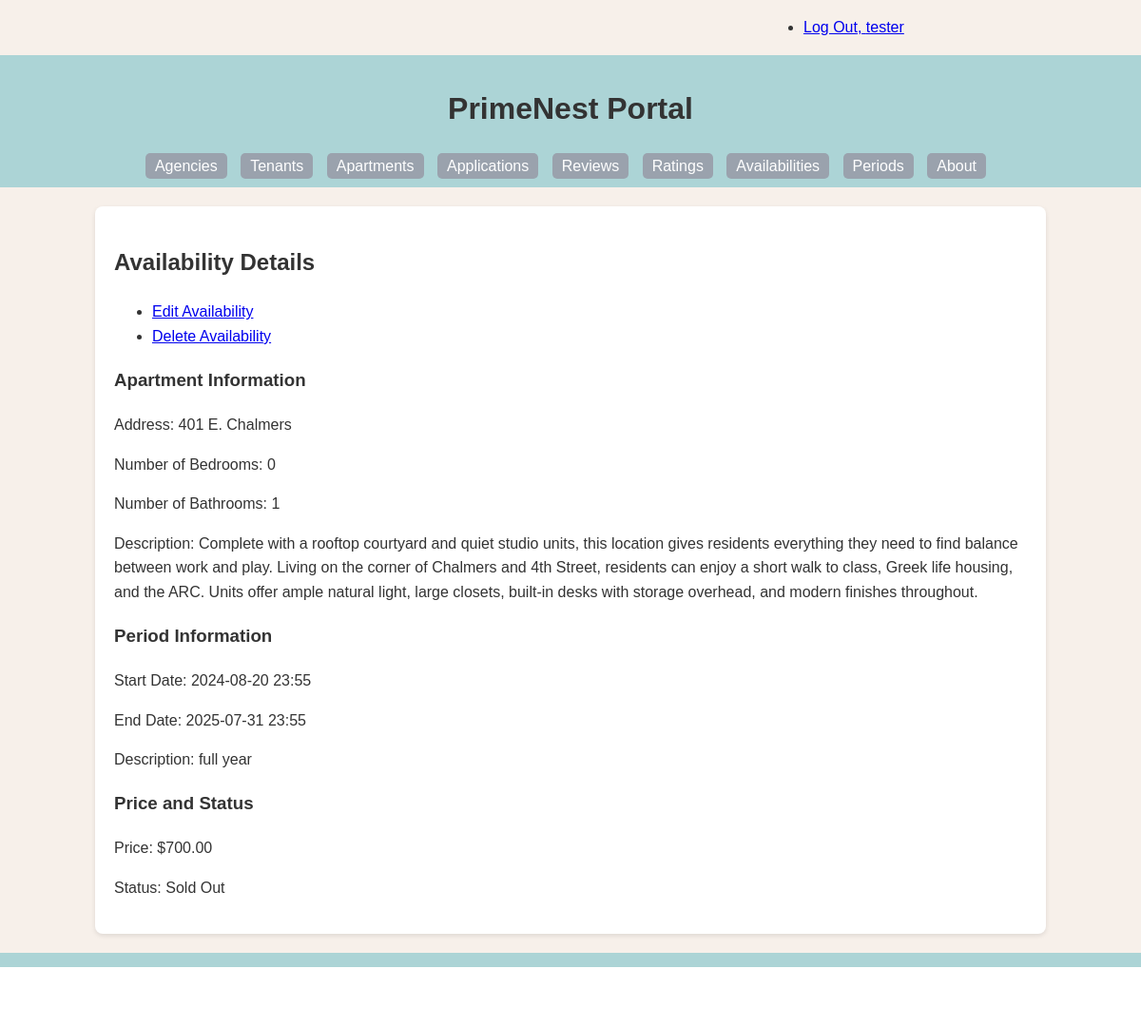
Page /availability/1/ (signed in) on the committed database.
### PrimeNest/models.py (models this page shows, shortened)
class Availability(models.Model):
    ava_id = models.AutoField(primary_key=True)
    price = models.DecimalField(max_digits=10, decimal_places=2)
    period = models.ForeignKey(Period, related_name='availabilities', on_delete=models.CASCADE)
    apartment = models.ForeignKey(Apartment, related_name='availabilities', on_delete=models.CASCADE)
    is_sold_out = models.BooleanField(default=False)
    def get_update_url(self):
        return reverse('primenest_availability_update_urlpattern',
                       kwargs={'pk': self.pk}
                       )
    def get_delete_url(self):
        return reverse('primenest_availability_delete_urlpattern',
                       kwargs={'pk': self.pk}
                       )
    class Meta:
        verbose_name = _("Availability")
        verbose_name_plural = _("Availabilities")
        ordering = ['price']

class Apartment(models.Model):
    apt_id = models.AutoField(primary_key=True)
    address = models.CharField(max_length=255, blank=True)
    bedroom = models.IntegerField(blank=True, null=True)
    bathroom = models.IntegerField(blank=True, null=True)
    link = models.URLField(blank=True)
    is_studio = models.BooleanField(default=False)
    description = models.TextField(blank=True)
    agency = models.ForeignKey(Agency, related_name='apartments', on_delete=models.CASCADE)
    class Meta:
        verbose_name = _("Apartment")
        verbose_name_plural = _("Apartments")
        ordering = ['apt_id']

class Period(models.Model):
    period_id = models.AutoField(primary_key=True)
    start_date = models.DateTimeField()
    end_date = models.DateTimeField()
    description = models.TextField(blank=True)
    class Meta:
        verbose_name = _("Period")
        verbose_name_plural = _("Periods")
        ordering = ['start_date']

### PrimeNest/views.py (the view)
class AvailabilityDetail(LoginRequiredMixin, PermissionRequiredMixin, DetailView):
    model = Availability
    permission_required = 'PrimeNest.view_availability'
    def get_context_data(self, **kwargs):
        context = super().get_context_data(**kwargs)
        availability = self.get_object()
        context['applications'] = availability.applications.all()
        return context

### PrimeNest/templates/PrimeNest/availability_detail.html (shortened to what this page needs)
{% extends 'PrimeNest/base.html' %}
{% block content %}
    <h2>Availability Details</h2>
    <ul class="button">
        {% if perms.PrimeNest.change_availability %}
            <li>
                <a href="{{ availability.get_update_url }}" class="button button-primary">Edit Availability</a>
            </li>
        {% endif %}
        {% if perms.PrimeNest.delete_availability %}
            <li>
                <a href="{{ availability.get_delete_url }}" class="button button-primary">Delete Availability</a>
            </li>
        {% endif %}
    </ul>
    <section>
        <h3>Apartment Information</h3>
        <p>Address: {{ availability.apartment.address }}</p>
        <p>Number of Bedrooms: {{ availability.apartment.bedroom }}</p>
        <p>Number of Bathrooms: {{ availability.apartment.bathroom }}</p>
        <p>Description: {{ availability.apartment.description }}</p>
        <h3>Period Information</h3>
        <p>Start Date: {{ availability.period.start_date|date:"Y-m-d H:i" }}</p>
        <p>End Date: {{ availability.period.end_date|date:"Y-m-d H:i" }}</p>
        <p>Description: {{ availability.period.description }}</p>
        <h3>Price and Status</h3>
        <p>Price: ${{ availability.price }}</p>
        <p>Status: {% if availability.is_sold_out %}Sold Out{% else %}Available{% endif %}</p>
    </section>
{% endblock %}

### PrimeNest/templates/PrimeNest/base.html (shortened to what this page needs)
{% load static %}
<!DOCTYPE html>
<html lang="en">
<head>
    <link rel="stylesheet" href="{% static 'PrimeNest/style.css' %}">
</head>
<body>
    <div class="status row">
        <div class="offset-by-eight four columns">
            <ul class="inline">
                {% if user.is_authenticated %}
                    <li><a href="{% url 'logout_urlpattern' %}">
                        Log Out, {{ user.get_username }}</a></li>
                {% else %}
                    <li><a href="{% url 'login_urlpattern' %}">
                        Log In</a></li>
                {% endif %}
            </ul>
        </div>
    </div>
    <header>
        <h1>PrimeNest Portal</h1>
        <nav>
            <ul>
                <li><a href="{% url 'primenest_agency_list_urlpattern' %}">Agencies</a></li>
                <li><a href="{% url 'primenest_tenant_list_urlpattern' %}">Tenants</a></li>
                <li><a href="{% url 'primenest_apartment_list_urlpattern' %}">Apartments</a></li>
                <li><a href="{% url 'primenest_application_list_urlpattern' %}">Applications</a></li>
                <li><a href="{% url 'primenest_review_list_urlpattern' %}">Reviews</a></li>
                <li><a href="{% url 'primenest_rating_list_urlpattern' %}">Ratings</a></li>
                <li><a href="{% url 'primenest_availability_list_urlpattern' %}">Availabilities</a></li>
                <li><a href="{% url 'primenest_period_list_urlpattern' %}">Periods</a></li>
                <li><a href="{% url 'about_urlpattern' %}">About</a></li>
            </ul>
        </nav>
    </header>
    <main>
        {% block content %}
        {% endblock %}
    </main>
    <footer>
        <p>PrimeNest © 2024</p>
    </footer>
</body>
</html>

### PrimeNest/static/PrimeNest/style.css (style rules this page uses)
body { font-family: Arial, sans-serif; line-height: 1.6; margin: 0; padding: 0; background: #F7F0EA; color: #333; }
header { background: #ACD4D6; color: #fff; padding: 10px 0; text-align: center; }
nav ul { list-style: none; padding: 0; margin: 0; }
nav ul li { display: inline; margin-right: 10px; }
nav ul li a { color: white; text-decoration: none; padding: 5px 10px; background-color: #9AA2AD; border-radius: 5px; }
main { padding: 20px; background: white; width: 80%; margin: 20px auto; box-shadow: 0 2px 5px rgba(0,0,0,0.1); border-radius: 8px; }
footer { text-align: center; padding: 10px 0; background: #ACD4D6; color: gray; }
h1, h2 { color: #333; }
.row { display: flex; flex-wrap: wrap; margin-right: -15px; margin-left: -15px; }
.four.columns { flex: 0 0 33.33333%; max-width: 33.33333%; }
.offset-by-eight { margin-left: 66.66667%; }

### rows in the picture
Availability: apartment.address "401 E. Chalmers", apartment.bedroom "0", apartment.bathroom "1", apartment.description "Complete with a rooftop courtyard and quiet studio units, this location gives residents everything they need to find balance between work and play. Living on the corner of Chalmers and 4th Street, residents can enjoy a short walk to class, Greek life housing, and the ARC. Units offer ample natural light, large closets, built-in desks with storage overhead, and modern finishes throughout.", period.start_date "2024-08-20 23:55", period.end_date "2025-07-31 23:55", period.description "full year", price "700.00"

### other values in the picture
{{ user.get_username }} "tester"
